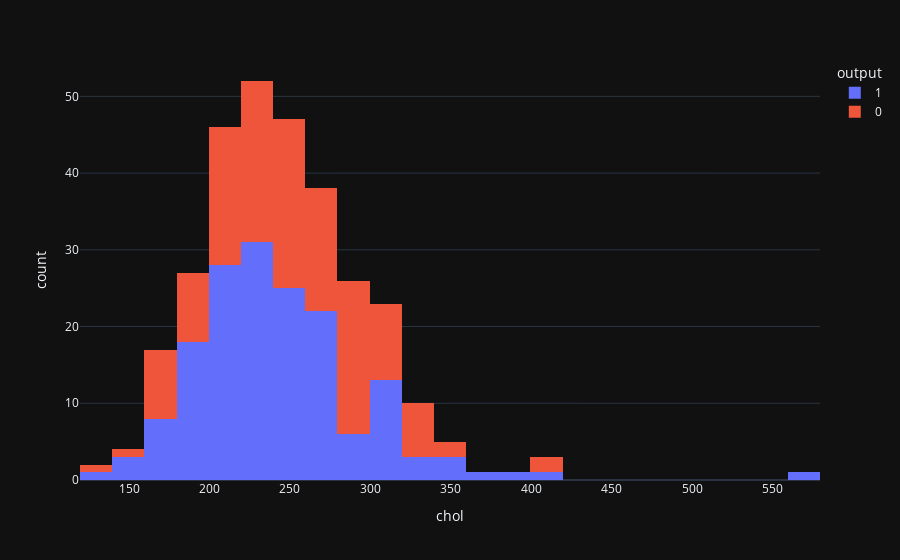

Notebook code cell kept with this figure:
### Code cell
px.histogram(heart_data, x = 'chol', color = 'output', template = 'plotly_dark')

### Figure 1 — Plotly figure (JSON) as saved in the notebook; plotly's stock layout.template omitted (floating-point values rounded to 4 significant figures; data arrays with more than 128 entries replaced by an {"elided": "..."} marker saying what was removed)
{"data": [{"alignmentgroup": "True", "bingroup": "x", "hovertemplate": "output=1<br>chol=%{x}<br>count=%{y}<extra></extra>", "legendgroup": "1", "marker": {"color": "#636efa"}, "name": "1", "offsetgroup": "1", "orientation": "v", "showlegend": true, "type": "histogram", "x": {"elided": "165 int values"}, "xaxis": "x", "yaxis": "y"}, {"alignmentgroup": "True", "bingroup": "x", "hovertemplate": "output=0<br>chol=%{x}<br>count=%{y}<extra></extra>", "legendgroup": "0", "marker": {"color": "#EF553B"}, "name": "0", "offsetgroup": "0", "orientation": "v", "showlegend": true, "type": "histogram", "x": {"elided": "138 int values"}, "xaxis": "x", "yaxis": "y"}], "layout": {"barmode": "relative", "legend": {"title": {"text": "output"}, "tracegroupgap": 0}, "margin": {"t": 60}, "xaxis": {"anchor": "y", "domain": [0, 1], "title": {"text": "chol"}}, "yaxis": {"anchor": "x", "domain": [0, 1], "title": {"text": "count"}}}}
